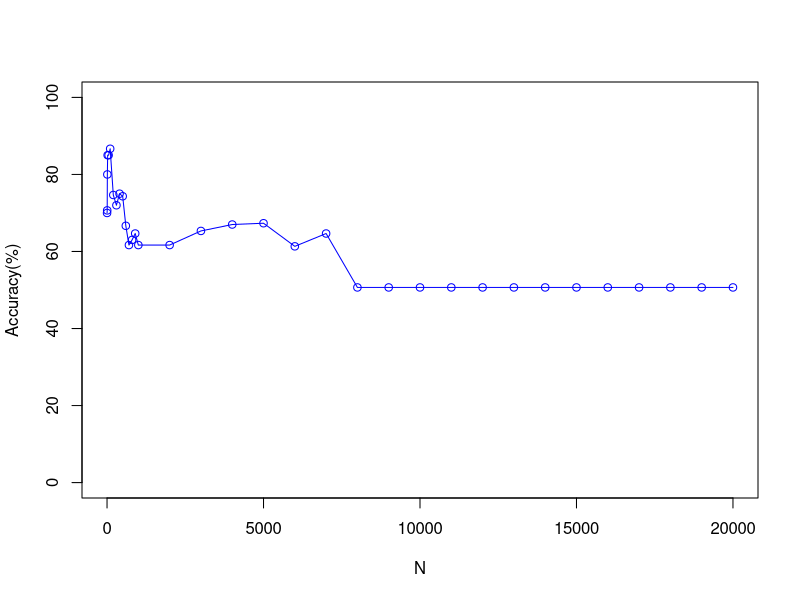

Generate this figure with R:
# Author : G Asish Kumar*/
# Description: Plot that shows the comparison of Accuracy vs No of Top features Selected for 
# 			   S2Noise having K=2 and With Normalisation of the features 

 x <- c(1, 5, 10, 20, 50, 100, 200, 300, 400, 500, 600, 700, 800, 900, 1000, 2000, 3000, 4000, 5000, 6000, 7000, 8000, 9000, 10000, 11000, 12000, 13000, 14000, 15000, 16000, 17000, 18000, 19000, 20000)
 y <- c(70,
70.66666667,
80,
85,
85,
86.66666667,
74.66666667,
72,
75,
74.33333333,
66.66666667,
61.66666667,
63,
64.66666667,
61.66666667,
61.66666667,
65.33333333,
67,
67.33333333,
61.33333333,
64.66666667,
50.66666667,
50.66666667,
50.66666667,
50.66666667,
50.66666667,
50.66666667,
50.66666667,
50.66666667,
50.66666667,
50.66666667,
50.66666667,
50.66666667,
50.66666667)
 plot(x, y, type='o', pch=1, col="blue", xlab="N", ylab="Accuracy(%)", ylim=c(0, 100), xlim=c(0,20000))